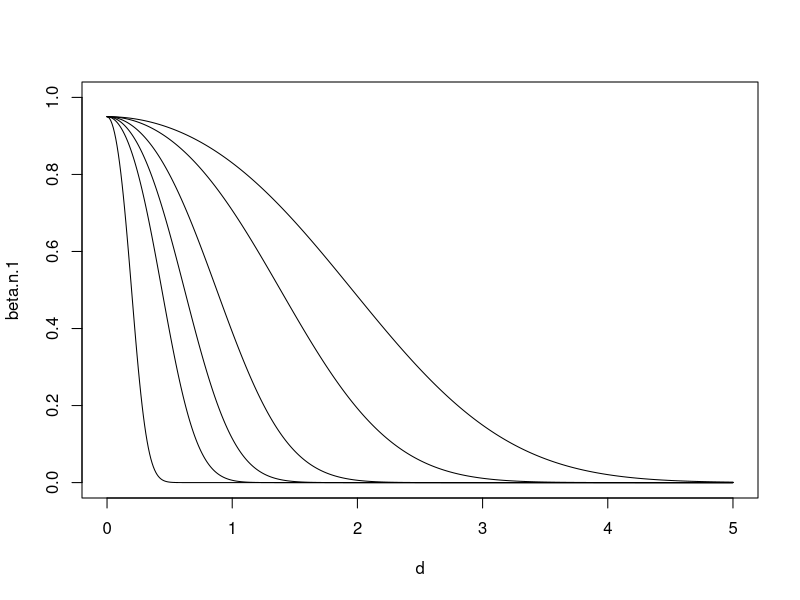

Generate this figure with R:
#
# Figure 4.7 on Page 132 


d = seq(0,5, by=0.01)

alpha = 0.05
za2 = qnorm(1-alpha/2)


n=1; beta.n.1 = pnorm(za2 - d*sqrt(n)) - pnorm(-za2 - d*sqrt(n))
n=2; beta.n.2 = pnorm(za2 - d*sqrt(n)) - pnorm(-za2 - d*sqrt(n))
n=5; beta.n.5 = pnorm(za2 - d*sqrt(n)) - pnorm(-za2 - d*sqrt(n))
n=10; beta.n.10 = pnorm(za2 - d*sqrt(n)) - pnorm(-za2 - d*sqrt(n))
n=20; beta.n.20 = pnorm(za2 - d*sqrt(n)) - pnorm(-za2 - d*sqrt(n))
n=100; beta.n.100 = pnorm(za2 - d*sqrt(n)) - pnorm(-za2 - d*sqrt(n))


plot(d, beta.n.1, xlim=c(0,5), ylim=c(0,1), type="l")
lines(d, beta.n.2)
lines(d, beta.n.5)
lines(d, beta.n.10)
lines(d, beta.n.20)
lines(d, beta.n.100)




